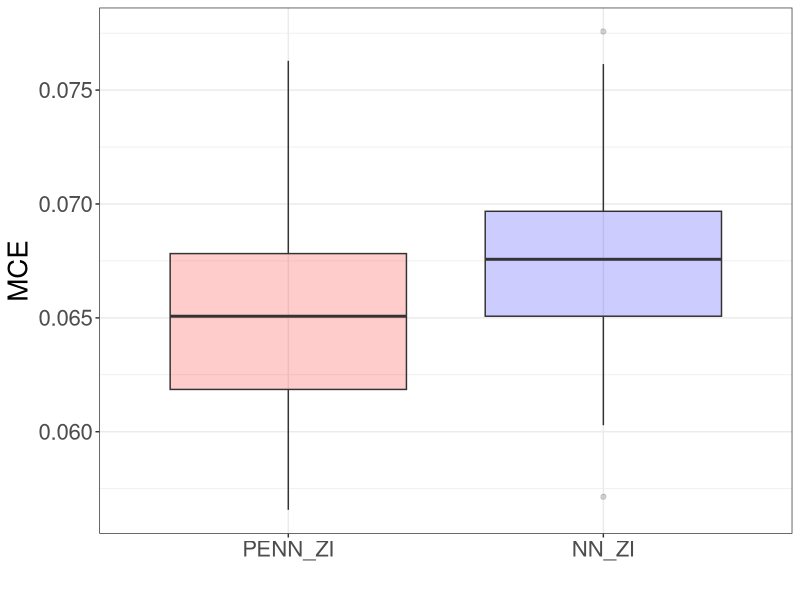

Write the R code that produced this figure.
library(ggplot2)
library(tidyr)

PENN = c(0.06685714285714284, 0.06285714285714283, 0.061142857142857165, 0.06071428571428572, 0.07628571428571429, 0.06899999999999995, 0.07114285714285717, 0.056571428571428606, 0.06542857142857139, 0.06728571428571428, 0.06628571428571428, 0.06914285714285717, 0.06271428571428572, 0.06328571428571428, 0.05957142857142861, 0.06185714285714283, 0.05671428571428572, 0.06314285714285717, 0.06828571428571428, 0.06528571428571428, 0.0674285714285714, 0.07128571428571429, 0.06728571428571428, 0.06385714285714283, 0.06585714285714284, 0.06757142857142862, 0.06414285714285717, 0.07228571428571429, 0.06771428571428573, 0.06428571428571428, 0.06428571428571428, 0.06457142857142861, 0.06057142857142861, 0.06128571428571428, 0.06485714285714284, 0.06085714285714283, 0.07128571428571429, 0.06000000000000005, 0.06185714285714283, 0.06799999999999995, 0.06914285714285717, 0.06085714285714283, 0.06071428571428572, 0.06785714285714284, 0.06542857142857139, 0.0684285714285714, 0.06599999999999995, 0.06985714285714284, 0.06414285714285717, 0.061000000000000054) 

NN = c(0.06757142857142862, 0.06628571428571428, 0.06528571428571428, 0.06185714285714283, 0.06757142857142862, 0.06357142857142861, 0.06799999999999995, 0.05714285714285716, 0.06457142857142861, 0.06971428571428573, 0.06957142857142862, 0.07057142857142862, 0.06499999999999995, 0.07528571428571429, 0.06457142857142861, 0.06714285714285717, 0.06542857142857139, 0.06471428571428572, 0.06585714285714284, 0.06928571428571428, 0.06671428571428573, 0.07757142857142862, 0.06728571428571428, 0.06314285714285717, 0.0754285714285714, 0.06799999999999995, 0.06499999999999995, 0.06585714285714284, 0.07071428571428573, 0.07085714285714284, 0.06971428571428573, 0.0724285714285714, 0.06785714285714284, 0.06714285714285717, 0.06885714285714284, 0.06442857142857139, 0.06857142857142862, 0.06999999999999995, 0.06385714285714283, 0.06814285714285717, 0.07171428571428573, 0.06157142857142861, 0.06571428571428573, 0.06671428571428573, 0.07199999999999995, 0.06828571428571428, 0.06799999999999995, 0.07614285714285718, 0.0694285714285714, 0.060285714285714276) 

Excess_Risk = data.frame('PENN_ZI' = PENN, 'NN_ZI' = NN)
df_long = Excess_Risk %>%
  pivot_longer(cols = everything(), names_to = "Variable", values_to = "Value")
df_long$Variable = factor(df_long$Variable, levels = c('PENN_ZI', 'NN_ZI'))

ggplot(df_long, aes(x=Variable, y=Value, fill=Variable)) + geom_boxplot(alpha=0.2) + 
  xlab("") + ylab("MCE") + theme_bw() + theme(legend.position = "none", text = element_text(size = 20)) + 
  scale_fill_manual(values = c('PENN_ZI' = 'red', 'NN_ZI' = 'blue'))